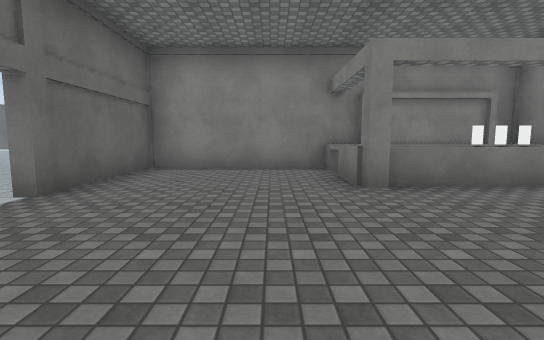
[1] (above)

12 first-person views from a walk through a 3-D level made in the Unity game engine. The camera is 1.2 m above the floor, tilts 6° down and sees 85° across. Doors are open. The floor is counted in squares, 2 m on a side. Each view is taken from the middle of a square. On the plan, view 1 faces up. The plan holds only what a view shows up to about 9 squares ahead; the rest is blank. The place goes on beyond the plan. The player character is not drawn. Surface patterns are stand-ins for the level's own textures.

[2]
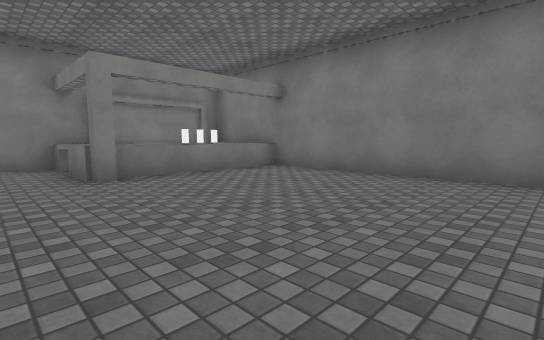

[3]
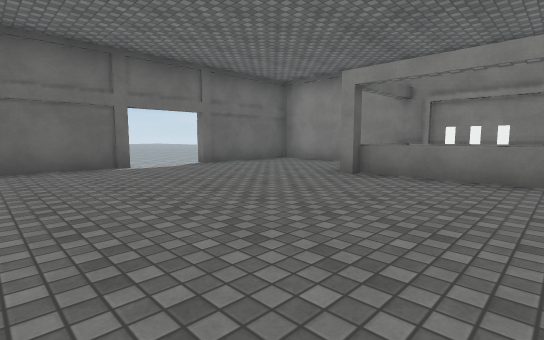

[4]
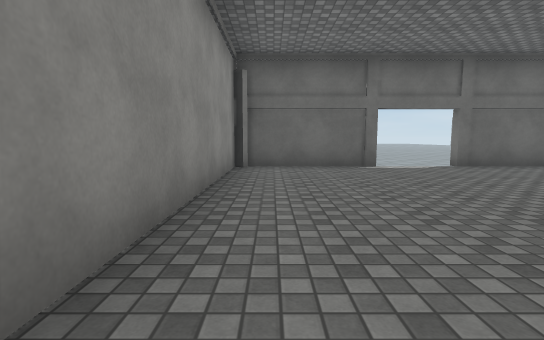

[5]
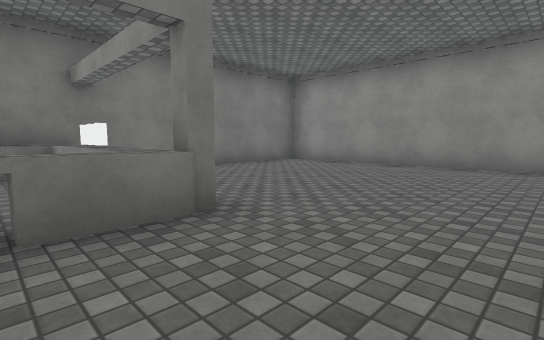

[6]
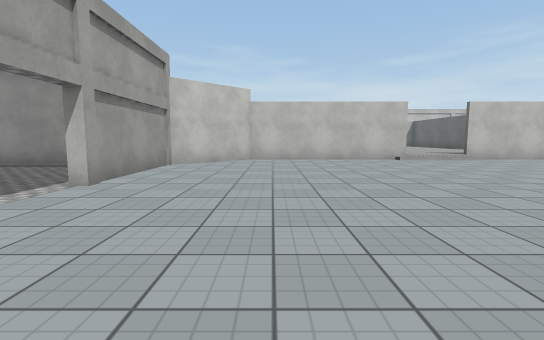

[7]
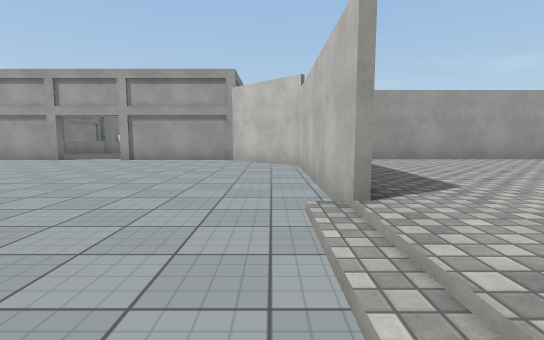

[8]
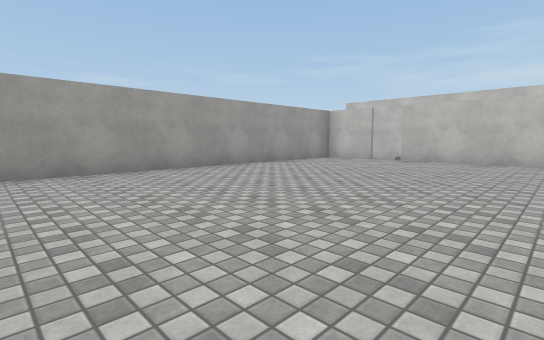

[9]
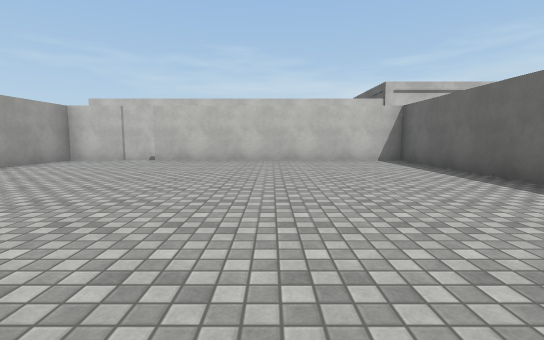

[10]
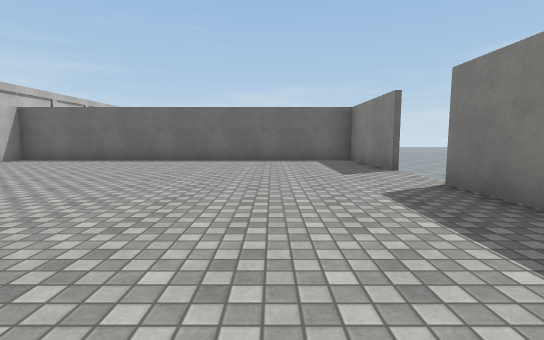

[11]
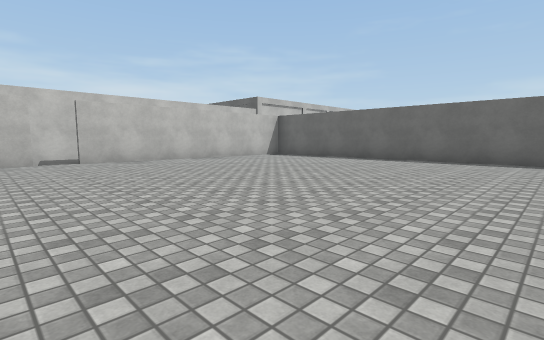

[12]
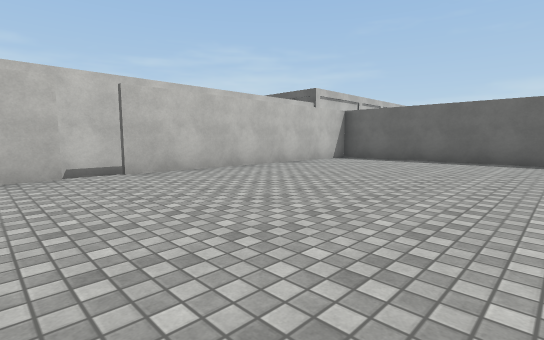

### Floor plan
Key: @ floor where view 1 was taken; # wall or solid block; . main floor; : floor 0.25 m higher than the main floor; D open door; ^ raised ledge; O other object.
Columns run from 14 left of view 1 to 5 right of it. Each row starts with its distance up from view 1.
  6             ###O###^
  5          .. #..O...^
  4         ....#..O^O^^
  3        ....D#......#
  2       .....D.......#
  1      .......#......#
  0     ........#.@....#
 -1 .. .........#......#
 -2 ............########
 -3  ..........##
 -4 ####DD######
 -5 #:::::::::#
 -6 #:::::::::#
 -7 #:::::::::#
 -8 #:::::::::#
 -9 #:::::::::#
-10 #:::::::::#
-11 #:::::::::#
-12 #:::::::::#
-13 #######DD##
-14
-15        ##

Positions as (right, up) in squares from view 1, and headings:
1: (0, 0), facing up
2: (0, -1), facing up-right
3: (4, -1), facing up-left
4: (4, -1), facing left
5: (-1, 5), facing down-right
6: (-5, 5), facing down
7: (-11, -3), facing right
8: (-10, -5), facing down-right
9: (-10, -5), facing down
10: (-5, -6), facing left
11: (-5, -5), facing down-left
12: (-5, -8), facing down-left
